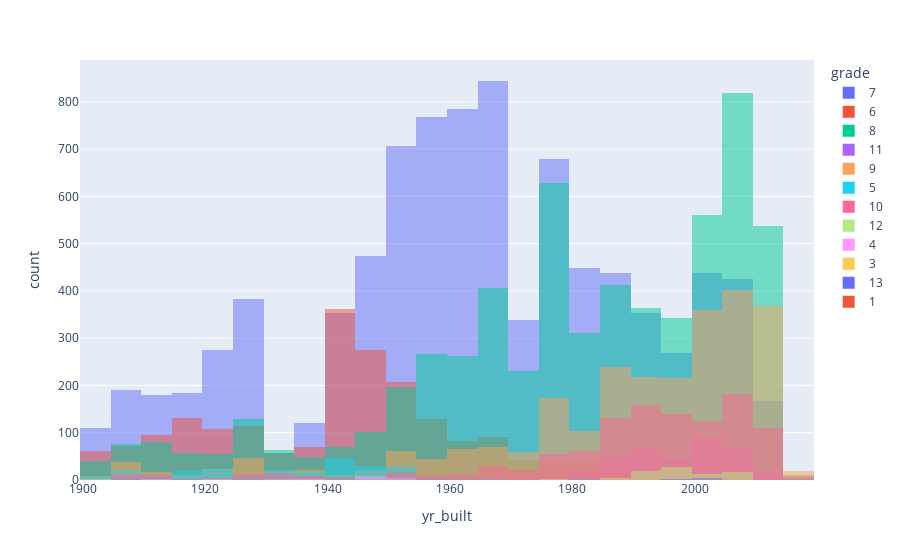

Source (notebook cell):
### Code cell
# plotting to see how the grades distribute over the year the house was built
fig = px.histogram(df, x= 'yr_built', color= 'grade', nbins= 50, barmode= 'overlay')
fig.show()

# you'll find the image in the images folder as "2_yr_built"

### Figure 1 — Plotly figure (JSON) as saved in the notebook; plotly's stock layout.template omitted (floating-point values rounded to 4 significant figures; data arrays with more than 128 entries replaced by an {"elided": "..."} marker saying what was removed)
{"data": [{"alignmentgroup": "True", "bingroup": "x", "hovertemplate": "grade=7<br>yr_built=%{x}<br>count=%{y}<extra></extra>", "legendgroup": "7", "marker": {"color": "#636efa", "opacity": 0.5, "pattern": {"shape": ""}}, "name": "7", "nbinsx": 50, "offsetgroup": "7", "orientation": "v", "showlegend": true, "type": "histogram", "x": {"elided": "8981 int values"}, "xaxis": "x", "yaxis": "y"}, {"alignmentgroup": "True", "bingroup": "x", "hovertemplate": "grade=6<br>yr_built=%{x}<br>count=%{y}<extra></extra>", "legendgroup": "6", "marker": {"color": "#EF553B", "opacity": 0.5, "pattern": {"shape": ""}}, "name": "6", "nbinsx": 50, "offsetgroup": "6", "orientation": "v", "showlegend": true, "type": "histogram", "x": {"elided": "2038 int values"}, "xaxis": "x", "yaxis": "y"}, {"alignmentgroup": "True", "bingroup": "x", "hovertemplate": "grade=8<br>yr_built=%{x}<br>count=%{y}<extra></extra>", "legendgroup": "8", "marker": {"color": "#00cc96", "opacity": 0.5, "pattern": {"shape": ""}}, "name": "8", "nbinsx": 50, "offsetgroup": "8", "orientation": "v", "showlegend": true, "type": "histogram", "x": {"elided": "6068 int values"}, "xaxis": "x", "yaxis": "y"}, {"alignmentgroup": "True", "bingroup": "x", "hovertemplate": "grade=11<br>yr_built=%{x}<br>count=%{y}<extra></extra>", "legendgroup": "11", "marker": {"color": "#ab63fa", "opacity": 0.5, "pattern": {"shape": ""}}, "name": "11", "nbinsx": 50, "offsetgroup": "11", "orientation": "v", "showlegend": true, "type": "histogram", "x": {"elided": "399 int values"}, "xaxis": "x", "yaxis": "y"}, {"alignmentgroup": "True", "bingroup": "x", "hovertemplate": "grade=9<br>yr_built=%{x}<br>count=%{y}<extra></extra>", "legendgroup": "9", "marker": {"color": "#FFA15A", "opacity": 0.5, "pattern": {"shape": ""}}, "name": "9", "nbinsx": 50, "offsetgroup": "9", "orientation": "v", "showlegend": true, "type": "histogram", "x": {"elided": "2615 int values"}, "xaxis": "x", "yaxis": "y"}, {"alignmentgroup": "True", "bingroup": "x", "hovertemplate": "grade=5<br>yr_built=%{x}<br>count=%{y}<extra></extra>", "legendgroup": "5", "marker": {"color": "#19d3f3", "opacity": 0.5, "pattern": {"shape": ""}}, "name": "5", "nbinsx": 50, "offsetgroup": "5", "orientation": "v", "showlegend": true, "type": "histogram", "x": {"elided": "242 int values"}, "xaxis": "x", "yaxis": "y"}, {"alignmentgroup": "True", "bingroup": "x", "hovertemplate": "grade=10<br>yr_built=%{x}<br>count=%{y}<extra></extra>", "legendgroup": "10", "marker": {"color": "#FF6692", "opacity": 0.5, "pattern": {"shape": ""}}, "name": "10", "nbinsx": 50, "offsetgroup": "10", "orientation": "v", "showlegend": true, "type": "histogram", "x": {"elided": "1134 int values"}, "xaxis": "x", "yaxis": "y"}, {"alignmentgroup": "True", "bingroup": "x", "hovertemplate": "grade=12<br>yr_built=%{x}<br>count=%{y}<extra></extra>", "legendgroup": "12", "marker": {"color": "#B6E880", "opacity": 0.5, "pattern": {"shape": ""}}, "name": "12", "nbinsx": 50, "offsetgroup": "12", "orientation": "v", "showlegend": true, "type": "histogram", "x": [2006, 1999, 1976, 1988, 1993, 1999, 2005, 1991, 2009, 1991, 1998, 1996, 2004, 2004, 1995, 1996, 1999, 1989, 1999, 2008, 1994, 1996, 1996, 1906, 2000, 1991, 2009, 1998, 1990, 1996, 1998, 1990, 1938, 1995, 1995, 1983, 1998, 2001, 1998, 1993, 2002, 1990, 1993, 2001, 2001, 1948, 2006, 1996, 1990, 2002, 2003, 1998, 1999, 1999, 2006, 2008, 1990, 1998, 1990, 2004, 1996, 1927, 1999, 1988, 1991, 1990, 1975, 1992, 1995, 1998, 1990, 2000, 1990, 2004, 1999, 2006, 1902, 1989, 1904, 2007, 1990, 2005, 1992, 2006, 2006, 2007, 2008, 2007, 2007, 2010], "xaxis": "x", "yaxis": "y"}, {"alignmentgroup": "True", "bingroup": "x", "hovertemplate": "grade=4<br>yr_built=%{x}<br>count=%{y}<extra></extra>", "legendgroup": "4", "marker": {"color": "#FF97FF", "opacity": 0.5, "pattern": {"shape": ""}}, "name": "4", "nbinsx": 50, "offsetgroup": "4", "orientation": "v", "showlegend": true, "type": "histogram", "x": [1967, 1912, 1926, 1950, 1914, 1953, 1931, 1934, 1945, 1942, 1946, 1953, 1924, 1936, 1949, 1945, 1947, 1900, 1920, 1918, 1945, 1950, 1912, 1947, 1948, 1937, 1932, 2003, 1949], "xaxis": "x", "yaxis": "y"}, {"alignmentgroup": "True", "bingroup": "x", "hovertemplate": "grade=3<br>yr_built=%{x}<br>count=%{y}<extra></extra>", "legendgroup": "3", "marker": {"color": "#FECB52", "opacity": 0.5, "pattern": {"shape": ""}}, "name": "3", "nbinsx": 50, "offsetgroup": "3", "orientation": "v", "showlegend": true, "type": "histogram", "x": [1966, 1920, 1950], "xaxis": "x", "yaxis": "y"}, {"alignmentgroup": "True", "bingroup": "x", "hovertemplate": "grade=13<br>yr_built=%{x}<br>count=%{y}<extra></extra>", "legendgroup": "13", "marker": {"color": "#636efa", "opacity": 0.5, "pattern": {"shape": ""}}, "name": "13", "nbinsx": 50, "offsetgroup": "13", "orientation": "v", "showlegend": true, "type": "histogram", "x": [2001, 1922, 2004, 2000, 1978, 1910, 1933, 2001, 2001, 1996, 1988, 1965, 1997], "xaxis": "x", "yaxis": "y"}, {"alignmentgroup": "True", "bingroup": "x", "hovertemplate": "grade=1<br>yr_built=%{x}<br>count=%{y}<extra></extra>", "legendgroup": "1", "marker": {"color": "#EF553B", "opacity": 0.5, "pattern": {"shape": ""}}, "name": "1", "nbinsx": 50, "offsetgroup": "1", "orientation": "v", "showlegend": true, "type": "histogram", "x": [1963], "xaxis": "x", "yaxis": "y"}], "layout": {"barmode": "overlay", "legend": {"title": {"text": "grade"}, "tracegroupgap": 0}, "margin": {"t": 60}, "xaxis": {"anchor": "y", "domain": [0, 1], "title": {"text": "yr_built"}}, "yaxis": {"anchor": "x", "domain": [0, 1], "title": {"text": "count"}}}}
